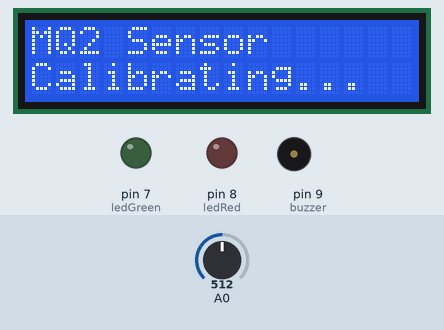
The sketch below on a simulated Arduino Uno, built with avr-gcc and run on an emulated ATmega328P. On the bench: 16×2 character LCD, output pins drawn as LEDs (lit = HIGH), buzzer (waves = sounding). The test bench sets the inputs (shaded band); at power-on: A0 = 512. The modem accepts every AT command (registered, SIM ready, sends succeed) and sends nothing else.

Above: at 0.1 s.
At 25.2 s:
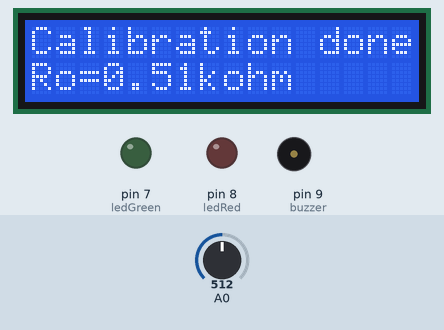
At 27.4 s:
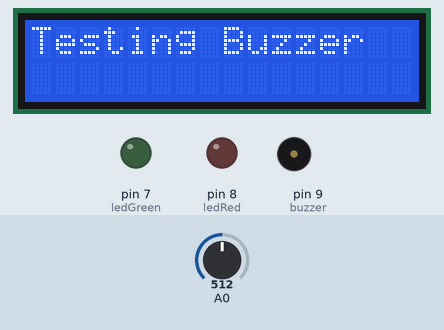
At 31.5 s:
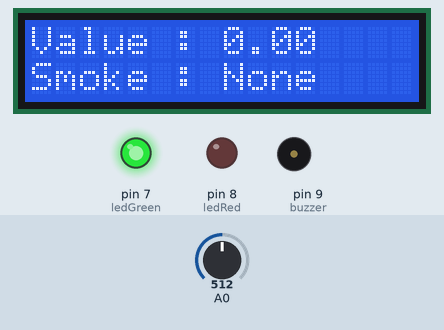
Timing chart, 0 to 33.0 s (numbered marks = the images above):
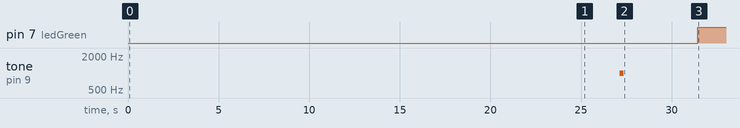

The sketch:

Smoke_Detector_SIM800L_v2.ino
```cpp
#define         MQ_PIN                       (0)    //define which  analog input channel you are going to use
#define         RL_VALUE                     (5)     //define the load resistance on the board, in kilo ohms
#define         RO_CLEAN_AIR_FACTOR          (9.83)  //RO_CLEAR_AIR_FACTOR=(Sensor resistance in clean air)/RO,
                                                     //which is derived from the  chart in datasheet

/**********************Software Related Macros***********************************/
#define         CALIBARAION_SAMPLE_TIMES     (50)    //define how many samples you are  going to take in the calibration phase
#define         CALIBRATION_SAMPLE_INTERVAL  (500)   //define the time interal(in milisecond) between each samples in the
                                                     //cablibration phase
#define         READ_SAMPLE_INTERVAL         (50)    //define how many samples you are  going to take in normal operation
#define         READ_SAMPLE_TIMES            (5)     //define the time interal(in milisecond) between each samples in

#include <Wire.h>
#include <LiquidCrystal_I2C.h>
#include <SoftwareSerial.h>

/*********************Application Related Macros*********************************/
#define         GAS_SMOKE                    (2)

/****************************Globals**********************************************/
float           SmokeCurve[3] ={2.3,0.53,-0.44};    //two points are taken from the curve.
                                                    //with these two points,  a line is formed which is "approximately equivalent"
                                                    //to  the original curve.
                                                    //data  format:{ x, y, slope}; point1: (lg200, 0.53), point2: (lg10000,  -0.22)
float           Ro           =  10;                 //Ro is initialized to 10 kilo ohms

//SIM800L declaration
SoftwareSerial mySerial(10,11);
String receiverNumber = "+639189798239"; //-> change with the number where we send the SMS message

//LCD I2C declaration
const uint8_t lcdAddress = 0x3F;
const uint8_t lcd_cols = 16;
const uint8_t lcd_rows = 2;
LiquidCrystal_I2C lcd(lcdAddress, lcd_cols, lcd_rows);  //Defining 16 columns and 2 rows of lcd display

//Output Pin declaration
const int buzzer = 9;
const int ledRed = 8;
const int ledGreen = 7;

//Sensor Smoke variables
const int smokeThreshold = 100; //adjust this as needed, but not below 50
float sensorValue;

int smokeDetected = 0;

const int sim800LEnabled = 1;

void setup() {
  pinMode(buzzer, OUTPUT);
  pinMode(ledGreen, OUTPUT);
  pinMode(ledRed, OUTPUT);

  pinMode(MQ_PIN, INPUT);

  Serial.begin(9600); // sets the serial port to 9600

  lcd.init();
  lcd.backlight();

  setupMQ();

  setupBuzzzer();

  setupSIM800L();
}

void loop() {
  sensorValue = MQGetPercentage(MQRead(MQ_PIN)/Ro,SmokeCurve);

  if (sensorValue > smokeThreshold) { // if threshold reach
    // Show the current Sensor Status in the LCD
    lcd.clear();
    lcdPrint("Value : ", 0, 0);
    lcd.print(sensorValue);
    lcdPrint("Smoke : Detected", 0, 1);

    tone(buzzer, 1000, 200); // sound on the buzzer

    digitalWrite(ledGreen,LOW); // turn off the green light

    digitalWrite(ledRed,HIGH); // blink the red light
    delay(1000);
    digitalWrite(ledRed,LOW);

    // Send a SMS message once
    if (smokeDetected == 0) {
      sendMessage("WARNING Smoke Detected!!!");
      smokeDetected = 1;
    }
  } else {
    // Show the current Sensor Status in the LCD
    lcd.clear();
    lcdPrint("Value : ", 0, 0);
    lcd.print(sensorValue);
    lcdPrint("Smoke : None", 0, 1);

    noTone(buzzer); // sound off the buzzer
    digitalWrite(ledRed,LOW); // turn off the green light
    digitalWrite(ledGreen,HIGH); // turn on the green light

    // Send a SMS message once
    if (smokeDetected == 1) {
      sendMessage("No more Smoke Detected.");
      smokeDetected = 0;
    }
  }

  delay(500); // wait 1s for next reading
}

void lcdPrint(const char message[], int x, int y) {
  lcd.setCursor(x, y);
  lcd.print(message);
}

void setupMQ() {
  lcd.clear();

  lcdPrint("MQ2 Sensor", 0, 0);
  lcdPrint("Calibrating...", 0, 1);

  Ro = MQCalibration(MQ_PIN); //Calibrating the sensor. Please  make sure the sensor is in clean air

  lcd.clear();

  lcdPrint("Calibration done", 0, 0);
  lcdPrint("Ro=", 0, 1);
  lcd.print(Ro);
  lcd.print("kohm");

  delay(2000);
}

void setupBuzzzer() {
  lcd.clear();

  lcdPrint("Testing Buzzer", 0, 0);

  tone(buzzer,1000,200);
  delay(2000);
  noTone(buzzer);
}

void setupSIM800L() {
  lcd.clear();

  if (sim800LEnabled == 1) {
    mySerial.begin(9600);

    lcdPrint("SIM800L", 0, 0);
    lcdPrint("Initializing...", 0, 1);

    delay(2000);
    mySerial.println("AT");
  } else {
    lcdPrint("SIM800L", 0, 0);
    lcdPrint("disabled", 0, 1);
    delay(2000);
  }
}

void sendMessage(const char message[]){
  if (sim800LEnabled == 1) {
    mySerial.println("AT+CMGF=1");     //Sets the GSM Module in Text Mode
    Serial.println(readSerial());
    mySerial.println("AT+CMGS=\"" + receiverNumber + "\"");
    Serial.println(readSerial());
    mySerial.println(message);
    mySerial.println((char)26);
    Serial.println(readSerial());
  }
}

String readSerial(){
  delay(100);
  if (mySerial.available()) {
    return mySerial.readString();
  }
}

/****************  MQResistanceCalculation **************************************
Input:   raw_adc  - raw value read from adc, which represents the voltage
Output:  the calculated  sensor resistance
Remarks: The sensor and the load resistor forms a voltage divider.  Given the voltage
         across the load resistor and its resistance, the resistance  of the sensor
         could be derived.
**********************************************************************************/
float MQResistanceCalculation(int raw_adc)
{
  return ( ((float)RL_VALUE*(1023-raw_adc)/raw_adc));
}

/*************************** MQCalibration **************************************
Input:   mq_pin - analog channel
Output:  Ro of the sensor
Remarks: This function  assumes that the sensor is in clean air. It use
         MQResistanceCalculation  to calculates the sensor resistance in clean air
         and then divides it  with RO_CLEAN_AIR_FACTOR. RO_CLEAN_AIR_FACTOR is about
         10, which differs  slightly between different sensors.
**********************************************************************************/
float MQCalibration(int mq_pin) {
  int i;
  float val=0;

  for (i=0;i<CALIBARAION_SAMPLE_TIMES;i++) {            //take multiple samples
    val += MQResistanceCalculation(analogRead(mq_pin));
    delay(CALIBRATION_SAMPLE_INTERVAL);
  }
  val = val/CALIBARAION_SAMPLE_TIMES;                   //calculate the average  value

  val = val/RO_CLEAN_AIR_FACTOR;                        //divided  by RO_CLEAN_AIR_FACTOR yields the Ro
                                                        //according  to the chart in the datasheet

  return val;
}
/***************************  MQRead *******************************************
Input:   mq_pin - analog  channel
Output:  Rs of the sensor
Remarks: This function use MQResistanceCalculation  to caculate the sensor resistenc (Rs).
         The Rs changes as the sensor  is in the different consentration of the target
         gas. The sample times  and the time interval between samples could be configured
         by changing  the definition of the macros.
**********************************************************************************/
float MQRead(int mq_pin) {
  int i;
  float rs=0;

  for (i=0;i<READ_SAMPLE_TIMES;i++)  {
    rs += MQResistanceCalculation(analogRead(mq_pin));
    delay(READ_SAMPLE_INTERVAL);
  }

  rs = rs/READ_SAMPLE_TIMES;

  return rs;
}

/***************************  MQGetPercentage  ********************************
Input:   rs_ro_ratio - Rs divided by Ro
         pcurve      - pointer to the curve of the target gas
Output:  ppm of  the target gas
Remarks: By using the slope and a point of the line. The x(logarithmic  value of ppm)
         of the line could be derived if y(rs_ro_ratio) is provided.  As it is a
         logarithmic coordinate, power of 10 is used to convert the  result to non-logarithmic
         value.
**********************************************************************************/
int  MQGetPercentage(float rs_ro_ratio, float *pcurve)
{
  return (pow(10,(  ((log(rs_ro_ratio)-pcurve[1])/pcurve[2]) + pcurve[0])));
}
```

Measured:
- by itself, pin 7 (ledGreen): LOW → HIGH at 31.5 s
- what the display in image 1 shows lasts 2.0 s, from 25.1 s to 27.1 s
